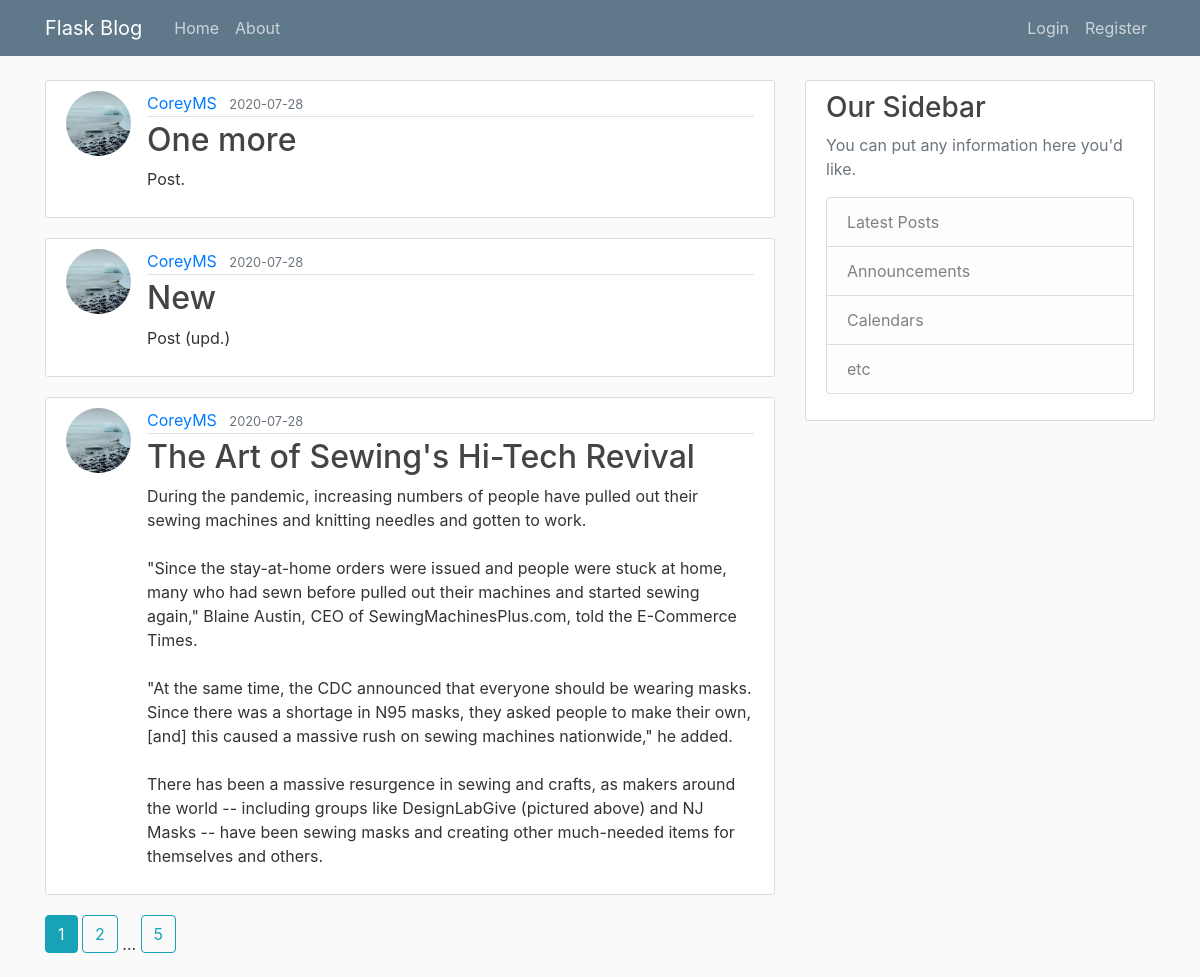
The page /home on the database its author committed.
### flaskblog/models.py (models this page shows, shortened)
class Post(db.Model):
    id = db.Column(db.Integer, primary_key=True)
    title = db.Column(db.String(100), nullable=False)
    date_posted = db.Column(db.DateTime, nullable=False, default=datetime.utcnow)
    content = db.Column(db.Text, nullable=False)
    user_id = db.Column(db.Integer, db.ForeignKey('user.id'), nullable=False)

class User(db.Model, UserMixin):
    id = db.Column(db.Integer, primary_key=True)
    username = db.Column(db.String(20), unique=True, nullable=False)
    email = db.Column(db.String(120), unique=True, nullable=False)
    image_file = db.Column(db.String(120), nullable=False, default='default.jpg')
    password = db.Column(db.String(60), nullable=False)
    posts = db.relationship('Post', backref='author', lazy=True)

### flaskblog/main/routes.py (the view)
@main.route('/')
@main.route('/home')
def home():
    page = request.args.get('page', 1, type=int)
    posts = Post.query.order_by(Post.date_posted.desc()).paginate(page=page, per_page=3)
    return render_template('home.html', posts=posts)

### flaskblog/templates/home.html
{% extends "layout.html" %}
{% block content %}
  {% for post in posts.items %}
    <article class="media content-section">
      <img src="{{ url_for('static', filename='profile_pics/' + post.author.image_file) }}" alt="" class="rounded-circle article-img">
      <div class="media-body">
        <div class="article-metadata">
          <a class="mr-2" href="{{ url_for('users.user_posts', username=post.author.username) }}">{{ post.author.username }}</a>
          <small class="text-muted">{{ post.date_posted.strftime('%Y-%m-%d') }}</small>
        </div>
        <h2><a class="article-title" href="{{ url_for('posts.post', post_id=post.id) }}">{{ post.title }}</a></h2>
        <p class="article-content">{{ post.content }}</p>
      </div>
</article>
  {% endfor %}
  {% for page_num in posts.iter_pages(left_edge=1, right_edge=1, left_current=1, right_current=2) %}
    {% if page_num %}
      {% if posts.page == page_num %}
        <a class="btn btn-info mb-4" href="{{ url_for('main.home', page=page_num) }}">{{ page_num }}</a>
      {% else %}
        <a class="btn btn-outline-info mb-4" href="{{ url_for('main.home', page=page_num) }}">{{ page_num }}</a>
      {% endif %}
    {% else %}
      ...
    {% endif %}
  {% endfor %}
{% endblock content %}

### flaskblog/templates/layout.html (shortened to what this page needs)
<!DOCTYPE html>
<html lang="en">
<head>
  <link rel="stylesheet" href="https://stackpath.bootstrapcdn.com/bootstrap/4.5.0/css/bootstrap.min.css">
  <link rel="stylesheet" href="{{ url_for('static', filename='main.css') }}">
</head>
<body>
  <header class="site-header">
    <nav class="navbar navbar-expand-md navbar-dark bg-steel fixed-top">
      <div class="container">
        <a class="navbar-brand mr-4" href="/">Flask Blog</a>
        <div class="collapse navbar-collapse" id="navbarToggle">
          <div class="navbar-nav mr-auto">
            <a class="nav-item nav-link" href="{{ url_for('main.home') }}">Home</a>
            <a class="nav-item nav-link" href="{{ url_for('main.about') }}">About</a>
          </div>
          <div class="navbar-nav">
            {% if current_user.is_authenticated %}
              <a class="nav-item nav-link" href="{{ url_for('posts.new_post') }}">New Post</a>
              <a class="nav-item nav-link" href="{{ url_for('users.account') }}">Account</a>
              <a class="nav-item nav-link" href="{{ url_for('users.logout') }}">Logout</a>
            {% else %}
              <a class="nav-item nav-link" href="{{ url_for('users.login') }}">Login</a>
              <a class="nav-item nav-link" href="{{ url_for('users.register') }}">Register</a>
            {% endif %}
          </div>
        </div>
      </div>
    </nav>
  </header>
  <main role="main" class="container">
    <div class="row">
      <div class="col-md-8">
        {% block content %}{% endblock %}
      </div>
      <div class="col-md-4">
        <div class="content-section">
          <h3>Our Sidebar</h3>
          <p class='text-muted'>You can put any information here you'd like.
            <ul class="list-group">
              <li class="list-group-item list-group-item-light">Latest Posts</li>
              <li class="list-group-item list-group-item-light">Announcements</li>
              <li class="list-group-item list-group-item-light">Calendars</li>
              <li class="list-group-item list-group-item-light">etc</li>
            </ul>
          </p>
        </div>
      </div>
    </div>
  </main>
</body>
</html>

### flaskblog/static/main.css (style rules this page uses)
body { background: #fafafa; color: #333333; margin-top: 5rem; }
h1, h2, h3, h4, h5, h6 { color: #444444; }
.bg-steel { background-color: #5f788a; }
.site-header .navbar-nav .nav-link { color: #cbd5db; }
.content-section { background: #ffffff; padding: 10px 20px; border: 1px solid #dddddd; border-radius: 3px; margin-bottom: 20px; }
.article-title { color: #444444; }
.article-content { white-space: pre-line; }
.article-img { height: 65px; width: 65px; margin-right: 16px; }
.article-metadata { padding-bottom: 1px; margin-bottom: 4px; border-bottom: 1px solid #e3e3e3 }

### rows shown on the page
Post: image_file (picture), author.username "CoreyMS", date_posted "2020-07-28", title "One more", content "Post."
Post: image_file (picture), author.username "CoreyMS", date_posted "2020-07-28", title "New", content "Post (upd.)"
Post: image_file (picture), author.username "CoreyMS", date_posted "2020-07-28", title "The Art of Sewing's Hi-Tech Revival", content "During the pandemic, increasing numbers of people have pulled out their sewing machines and knitting needles and gotten to work. \"Since the stay-at-home orders were issued and people were stuck at home, many who had sewn before pulled out their machines and started sewing again,\" Blaine Austin, CEO of SewingMachinesPlus.com, told the E-Commerce Times. \"At the same time, the CDC announced that everyone should be wearing masks. Since there was a shortage in N95 masks, they asked people to make their own, [and] this caused a massive rush on sewing machines nationwide,\" he added. There has been a massive resurgence in sewing and crafts, as makers around the world -- including groups like…"

### other values the page prints
{{ page_num }} "1"
{{ page_num }} "2" "5"
